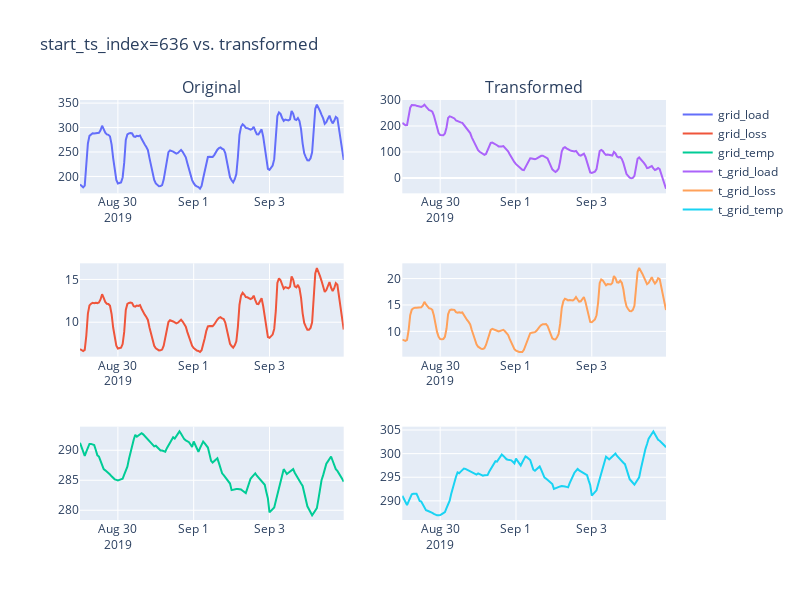

The cell this chart's notebook holds for it:
### Code cell
fig = make_subplots(rows=3, cols=2, subplot_titles=("Original", "Transformed"))
fig.add_trace(go.Line(x=data[start_ts_index].index, y=data[start_ts_index]["grid1-load"], name="grid_load"), row=1, col=1)
fig.add_trace(go.Line(x=data[start_ts_index].index, y=data[start_ts_index]["grid1-loss"], name="grid_loss"), row=2, col=1)
fig.add_trace(go.Line(x=data[start_ts_index].index, y=data[start_ts_index]["grid1-temp"], name="grid_temp"), row=3, col=1)
fig.add_trace(go.Line(x=data[start_ts_index].index, y=new_mts_runs[0][0], name="t_grid_load"), row=1, col=2)
fig.add_trace(go.Line(x=data[start_ts_index].index, y=new_mts_runs[0][1], name="t_grid_loss"), row=2, col=2)
fig.add_trace(go.Line(x=data[start_ts_index].index, y=new_mts_runs[0][2], name="t_grid_temp"), row=3, col=2)
fig.update_layout(height=600, width=800, title_text=f"{start_ts_index=} vs. transformed")
fig.show()

### Figure 1 — Plotly figure (JSON) as saved in the notebook; plotly's stock layout.template omitted (floating-point values rounded to 4 significant figures; data arrays with more than 128 entries replaced by an {"elided": "..."} marker saying what was removed)
{"data": [{"name": "grid_load", "type": "scatter", "x": {"elided": "168 str values"}, "xaxis": "x", "y": {"elided": "168 float values"}, "yaxis": "y"}, {"name": "grid_loss", "type": "scatter", "x": {"elided": "168 str values"}, "xaxis": "x3", "y": {"elided": "168 float values"}, "yaxis": "y3"}, {"name": "grid_temp", "type": "scatter", "x": {"elided": "168 str values"}, "xaxis": "x5", "y": {"elided": "168 float values"}, "yaxis": "y5"}, {"name": "t_grid_load", "type": "scatter", "x": {"elided": "168 str values"}, "xaxis": "x2", "y": {"elided": "168 float values"}, "yaxis": "y2"}, {"name": "t_grid_loss", "type": "scatter", "x": {"elided": "168 str values"}, "xaxis": "x4", "y": {"elided": "168 float values"}, "yaxis": "y4"}, {"name": "t_grid_temp", "type": "scatter", "x": {"elided": "168 str values"}, "xaxis": "x6", "y": {"elided": "168 float values"}, "yaxis": "y6"}], "layout": {"annotations": [{"font": {"size": 16}, "showarrow": false, "text": "Original", "x": 0.225, "xanchor": "center", "xref": "paper", "y": 1, "yanchor": "bottom", "yref": "paper"}, {"font": {"size": 16}, "showarrow": false, "text": "Transformed", "x": 0.775, "xanchor": "center", "xref": "paper", "y": 1, "yanchor": "bottom", "yref": "paper"}], "height": 600, "title": {"text": "start_ts_index=636 vs. transformed"}, "width": 800, "xaxis": {"anchor": "y", "domain": [0, 0.45]}, "xaxis2": {"anchor": "y2", "domain": [0.55, 1]}, "xaxis3": {"anchor": "y3", "domain": [0, 0.45]}, "xaxis4": {"anchor": "y4", "domain": [0.55, 1]}, "xaxis5": {"anchor": "y5", "domain": [0, 0.45]}, "xaxis6": {"anchor": "y6", "domain": [0.55, 1]}, "yaxis": {"anchor": "x", "domain": [0.7778, 1]}, "yaxis2": {"anchor": "x2", "domain": [0.7778, 1]}, "yaxis3": {"anchor": "x3", "domain": [0.3889, 0.6111]}, "yaxis4": {"anchor": "x4", "domain": [0.3889, 0.6111]}, "yaxis5": {"anchor": "x5", "domain": [0, 0.2222]}, "yaxis6": {"anchor": "x6", "domain": [0, 0.2222]}}}
